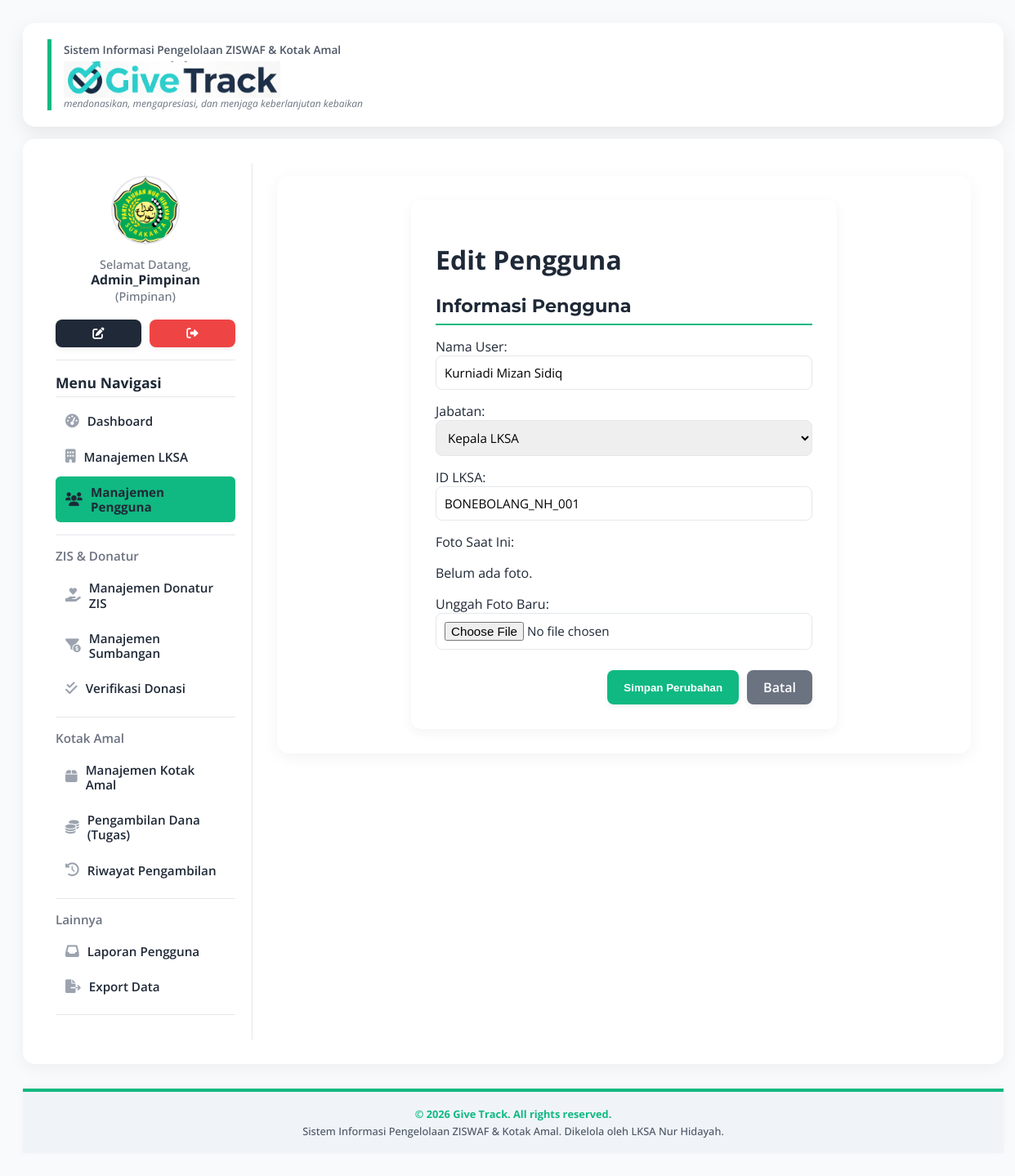
/pages/edit_pengguna.php?id=KEPALA_LKSA_BONEBOLANG_NH_001 (signed in), run on the app's committed database.
### tables this page shows
CREATE TABLE `user` (
  `Id_user` varchar(30) NOT NULL,
  `Nama_User` varchar(100) NOT NULL,
  `Password` varchar(255) NOT NULL COMMENT 'Untuk menyimpan password yang di-hash',
  `Jabatan` varchar(50) NOT NULL,
  `Id_lksa` varchar(25) NOT NULL,
  `Foto` varchar(255) DEFAULT NULL,
  `Status` enum('Active','Archived') NOT NULL DEFAULT 'Active'
);

### pages/edit_pengguna.php (the view, shortened to what this page needs)
<?php
include '../config/database.php';
include '../includes/header.php';
$id_user = $_GET['id'] ?? '';
$sql = "SELECT * FROM User WHERE Id_user = ?";
$stmt = $conn->prepare($sql);
$stmt->bind_param("s", $id_user);
$stmt->execute();
$result = $stmt->get_result();
$data_user = $result->fetch_assoc();
?>
<div class="content">
    <div class="form-container">
        <h1>Edit Pengguna</h1>
        <form action="proses_pengguna.php" method="POST" enctype="multipart/form-data">
            <div class="form-section">
                <h2>Informasi Pengguna</h2>
                <div class="form-group">
                    <label>Nama User:</label>
                    <input type="text" name="nama_user" value="<?php echo htmlspecialchars($data_user['Nama_User']); ?>" required>
                </div>
                <div class="form-group">
                    <label>Jabatan:</label>
                    <select name="jabatan" required>
                        <option value="Kepala LKSA" <?php echo ($data_user['Jabatan'] == 'Kepala LKSA') ? 'selected' : ''; ?>>Kepala LKSA</option>
                    </select>
                </div>
                <div class="form-group">
                    <label>ID LKSA:</label>
                    <input type="text" name="id_lksa" value="<?php echo htmlspecialchars($data_user['Id_lksa']); ?>">
                </div>
                <div class="form-group">
                    <label>Foto Saat Ini:</label>
                    <?php if ($data_user['Foto']) { ?>
                        <img src="../assets/img/<?php echo htmlspecialchars($data_user['Foto']); ?>" alt="Foto Profil" style="width: 100px; height: 100px; object-fit: cover;">
                    <?php } else { ?>
                        <p>Belum ada foto.</p>
                    <?php } ?>
                </div>
                <div class="form-group">
                    <label>Unggah Foto Baru:</label>
                    <input type="file" name="foto" accept="image/*">
                </div>
            </div>
            <div class="form-actions">
                <button type="submit" class="btn btn-success">Simpan Perubahan</button>
                <a href="users.php" class="btn btn-cancel">Batal</a>
            </div>
        </form>
    </div>
</div>
<?php
include '../includes/footer.php';
?>

### includes/header.php (shortened to what this page needs)
<?php
$base_url = "http://" . $_SERVER['HTTP_HOST'] . "/lksa_nh/";
$current_page = basename($_SERVER['PHP_SELF']);
$current_dir = basename(dirname($_SERVER['PHP_SELF']));
$dashboard_active = ($current_page == 'index.php' || strpos($current_page, 'dashboard_') !== false) ? 'active' : '';
$lksa_active = ($current_page == 'lksa.php' || $current_page == 'tambah_lksa.php' || $current_page == 'tambah_pimpinan.php' || $current_page == 'edit_lksa.php') ? 'active' : '';
$users_active = ($current_page == 'users.php' || $current_page == 'tambah_pengguna.php' || $current_page == 'edit_pengguna.php') ? 'active' : '';
$donatur_active = ($current_page == 'donatur.php' || $current_page == 'tambah_donatur.php' || $current_page == 'edit_donatur.php') ? 'active' : '';
$sumbangan_active = ($current_page == 'sumbangan.php' || $current_page == 'tambah_sumbangan.php' || $current_page == 'detail_sumbangan.php') ? 'active' : '';
$verifikasi_active = ($current_page == 'verifikasi-donasi.php' || $current_page == 'edit_sumbangan.php' || $current_page == 'wa-blast-form.php') ? 'active' : '';
$kotak_amal_active = ($current_page == 'kotak-amal.php' || $current_page == 'tambah_kotak_amal.php' || $current_page == 'edit_kotak_amal.php') ? 'active' : '';
$dana_kotak_amal_active = ($current_page == 'dana-kotak-amal.php' || $current_page == 'edit_dana_kotak_amal.php' || $current_page == 'catat_pengambilan_ka.php' || $current_page == 'detail_surat_tugas.php') ? 'active' : '';
$riwayat_ka_active = ($current_page == 'riwayat_dana_kotak_amal.php') ? 'active' : '';
$laporan_active = ($current_page == 'laporan.php' || $current_page == 'tambah_laporan.php' || $current_page == 'detail_laporan.php') ? 'active' : '';
$export_menu_active = ($current_page == 'export_data_menu.php') ? 'active' : '';
$show_sidebar = false;
$sidebar_html = '';
if (isset($_SESSION['loggedin']) && isset($_SESSION['id_user'])) {
    if (isset($conn)) {
        $id_user = $_SESSION['id_user'];
        $user_info_sql = "SELECT Nama_User, Foto, Jabatan FROM User WHERE Id_user = '$id_user'";
        $user_info_result = $conn->query($user_info_sql);
        $user_info = $user_info_result ? $user_info_result->fetch_assoc() : null;
        $nama_user = $user_info['Nama_User'] ?? 'Pengguna';
        $foto_user = $user_info['Foto'] ?? '';
        $jabatan = $user_info['Jabatan'] ?? '';
        $foto_path = $foto_user ? $base_url . 'assets/img/' . $foto_user : $base_url . 'assets/img/yayasan.png';
        $sidebar_stats = $sidebar_stats ?? '';
        if ($current_page == 'index.php' || $current_dir == 'dashboards' || in_array($current_page, ['lksa.php', 'users.php', 'donatur.php', 'sumbangan.php', 'kotak-amal.php', 'verifikasi-donasi.php', 'dana-kotak-amal.php', 'tambah_pimpinan.php', 'tambah_pengguna.php', 'tambah_donatur.php', 'tambah_kotak_amal.php', 'tambah_sumbangan.php', 'laporan.php', 'tambah_laporan.php', 'edit_pengguna.php', 'edit_donatur.php', 'edit_sumbangan.php', 'edit_kotak_amal.php', 'edit_lksa.php', 'edit_dana_kotak_amal.php', 'detail_sumbangan.php', 'detail_laporan.php', 'export_data_menu.php', 'riwayat_dana_kotak_amal.php'])) {
            if ($current_page != 'dashboard_donatur.php' && $current_page != 'dashboard_pemilik_kotak_amal.php') {
                $show_sidebar = true;
            }
        }
        if ($show_sidebar) {
            ?>
            <div class="sidebar-wrapper">
                <img src="<?php echo htmlspecialchars($foto_path); ?>" alt="Foto Profil" class="profile-img">
                <p class="welcome-text-sidebar">Selamat Datang,<br>
                    <strong><?php echo htmlspecialchars($nama_user); ?></strong> (<?php echo htmlspecialchars($jabatan); ?>)
                </p>
                <div class="sidebar-util-btns">
                    <a href="<?php echo $base_url; ?>pages/edit_pengguna.php?id=<?php echo htmlspecialchars($id_user); ?>"
                        class="btn btn-primary sidebar-small-btn" title="Edit Profil"><i class="fas fa-edit"></i></a>
                    <a href="<?php echo $base_url; ?>login/logout.php" class="btn btn-danger sidebar-small-btn" title="Logout"><i class="fas fa-sign-out-alt"></i>
                        </a>
                </div>
                <hr>
                <?php echo $sidebar_stats; ?> <h2>Menu Navigasi</h2>
                <div class="sidebar-nav-group">
                    <a href="<?php echo $base_url; ?>index.php" class="sidebar-nav-item <?php echo $dashboard_active; ?>">
                        <i class="fas fa-tachometer-alt"></i> Dashboard
                    </a>
                    <?php if ($_SESSION['jabatan'] == 'Pimpinan' && $_SESSION['id_lksa'] == 'Pimpinan_Pusat') { ?>
                        <a href="<?php echo $base_url; ?>pages/lksa.php" class="sidebar-nav-item <?php echo $lksa_active; ?>">
                            <i class="fas fa-building"></i> Manajemen LKSA
                        </a>
                    <?php } ?>
                    <?php if ($_SESSION['jabatan'] == 'Pimpinan' || $_SESSION['jabatan'] == 'Kepala LKSA') { ?>
                        <a href="<?php echo $base_url; ?>pages/users.php" class="sidebar-nav-item <?php echo $users_active; ?>">
                            <i class="fas fa-users"></i> Manajemen Pengguna
                        </a>
                    <?php } ?>
                </div>
                <?php if ($_SESSION['jabatan'] == 'Pimpinan' || $_SESSION['jabatan'] == 'Kepala LKSA' || $_SESSION['jabatan'] == 'Pegawai') { ?>
                    <hr class="nav-divider">
                    <h3>ZIS & Donatur</h3>
                    <div class="sidebar-nav-group">
                        <a href="<?php echo $base_url; ?>pages/donatur.php" class="sidebar-nav-item <?php echo $donatur_active; ?>">
                            <i class="fas fa-hand-holding-heart"></i> Manajemen Donatur ZIS
                        </a>
                        <a href="<?php echo $base_url; ?>pages/sumbangan.php" class="sidebar-nav-item <?php echo $sumbangan_active; ?>">
                            <i class="fas fa-funnel-dollar"></i> Manajemen Sumbangan
                        </a>
                        <?php if ($_SESSION['jabatan'] == 'Pimpinan' || $_SESSION['jabatan'] == 'Kepala LKSA') { ?>
                            <a href="<?php echo $base_url; ?>pages/verifikasi-donasi.php" class="sidebar-nav-item <?php echo $verifikasi_active; ?>">
                                <i class="fas fa-check-double"></i> Verifikasi Donasi
                            </a>
                        <?php } ?>
                    </div>
                <?php } ?>
                <?php if ($_SESSION['jabatan'] == 'Pimpinan' || $_SESSION['jabatan'] == 'Kepala LKSA' || $_SESSION['jabatan'] == 'Petugas Kotak Amal') { ?>
                    <hr class="nav-divider">
                    <h3>Kotak Amal</h3>
                    <div class="sidebar-nav-group">
                        <a href="<?php echo $base_url; ?>pages/kotak-amal.php" class="sidebar-nav-item <?php echo $kotak_amal_active; ?>">
                            <i class="fas fa-box"></i> Manajemen Kotak Amal
                        </a>
                        <a href="<?php echo $base_url; ?>pages/dana-kotak-amal.php" class="sidebar-nav-item <?php echo $dana_kotak_amal_active; ?>">
                            <i class="fas fa-coins"></i> Pengambilan Dana (Tugas)
                        </a>
                        <a href="<?php echo $base_url; ?>pages/riwayat_dana_kotak_amal.php" class="sidebar-nav-item <?php echo $riwayat_ka_active; ?>">
                            <i class="fas fa-history"></i> Riwayat Pengambilan
                        </a>
                        </div>
                <?php } ?>
                <?php if ($_SESSION['jabatan'] == 'Pimpinan' || $_SESSION['jabatan'] == 'Kepala LKSA') { ?>
                    <hr class="nav-divider">
                    <h3>Lainnya</h3>
                    <div class="sidebar-nav-group">
                        <a href="<?php echo $base_url; ?>pages/laporan.php" class="sidebar-nav-item <?php echo $laporan_active; ?>">
                            <i class="fas fa-inbox"></i> Laporan Pengguna
                        </a>
                        <a href="<?php echo $base_url; ?>pages/export_data_menu.php" class="sidebar-nav-item <?php echo $export_menu_active; ?>">
                            <i class="fas fa-file-export"></i> Export Data
                        </a>
                        </div>
                <?php } ?>
                <hr>
            </div>
            <?php
            $sidebar_html = ob_get_clean();
        }
    }
}
?>
<!DOCTYPE html>
<html lang="id">
<head>
    <link rel="stylesheet" href="https://cdnjs.cloudflare.com/ajax/libs/font-awesome/6.0.0-beta3/css/all.min.css">
</head>
<body>
    <div class="container">
        <div class="header">
            <div class="header-logo-section">
                <span class="header-slogan-top">Sistem Informasi Pengelolaan ZISWAF & Kotak Amal</span>
                <h1 class="header-title-main">
                     <img src="<?php echo $base_url; ?>assets/img/give_track_logo_final.png" alt="Give Track Logo System" class="header-logo-img">
                </h1>
                <span class="header-slogan-bottom">mendonasikan, mengapresiasi, dan menjaga keberlanjutan kebaikan</span>
            </div>
        </div>
        <?php if ($show_sidebar) { ?>
            <div class="content">
                <?php echo $sidebar_html; ?>
                <div class="main-content-area">
                <?php } else { ?>
                    <div class="content">
                    <?php } ?>

### data on the page
user: Nama_User "Admin_Pimpinan", Jabatan "Pimpinan"
user: nama_user "Kurniadi Mizan Sidiq", jabatan "Kepala LKSA", id_lksa "BONEBOLANG_NH_001"
